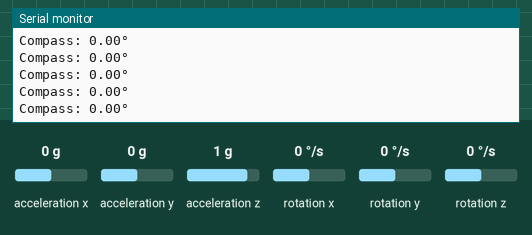
This sketch was run on a simulated ESP32. On the bench: the last lines printed to the serial monitor. The test bench sets the inputs (shaded band); at power-on: rotation z 0 °/s, acceleration x 0 g, acceleration y 0 g, acceleration z 1 g, rotation x 0 °/s, rotation y 0 °/s.

Above: at 4.2 s.
4.3 s: rotation z set to -100 °/s
At 4.57 s:
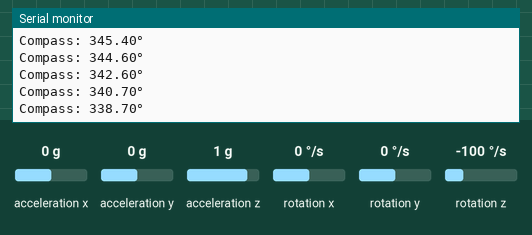
7.3 s: rotation z set to -192 °/s
At 7.35 s:
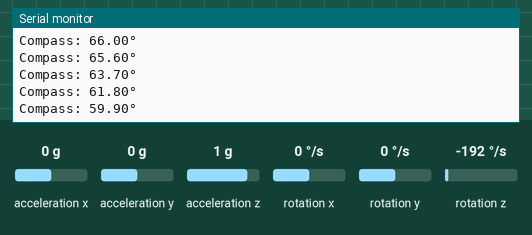
Timing chart, 0 to 10.3 s (numbered marks = the images above; inputs shaded):
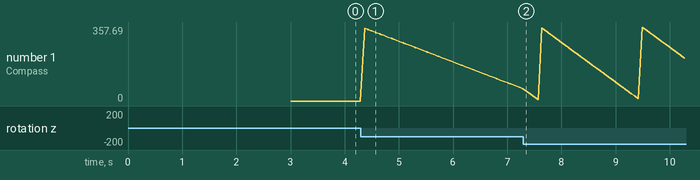

The sketch:

sender.ino
```cpp
#include "compass.h"
#include "heltec.h"

#define BAND    915E6
String rssi = "RSSI --";
String packSize = "--";
String packet ;
unsigned long tempo = millis();

void setup() {
  // put your setup code here, to run once:
  Serial.begin(9600);
  Heltec.begin(false, true, false, true, BAND);
  configureCompass();
  delay(2000);
}

void loop() {
  // put your main code here, to run repeatedly:
  loopCompass();
  printCompass();
  if((millis() - tempo) < 100){
    digitalWrite(LED, HIGH);
    LoRa.beginPacket();
    LoRa.setTxPower(14,RF_PACONFIG_PASELECT_PABOOST);
    LoRa.print(getYaw());
    LoRa.endPacket();
  }
  else
  {
    digitalWrite(LED, LOW);
  }
  if((millis() - tempo) > 200){
    tempo = millis();
  }
}
```

compass.h
```cpp
#ifndef COMPASS_H
#define COMPASS_H

#include <Wire.h>
#include <MPU6050_light.h>

MPU6050 mpu(Wire);
float yaw = 0;
int divider;
unsigned long timer = millis();

void calibrateCompass()
{
    mpu.calcOffsets(true, true);
}

void configureCompass()
{
    Wire.begin();
    mpu.begin();
    calibrateCompass();
}

float getYawrate(){return mpu.getAngleZ();}
float getYaw(){return yaw;}

void loopCompass()
{
  mpu.fetchData();
  unsigned long timer_new = millis();
  float dt = (timer_new - timer)*0.001;
  yaw += mpu.getGyroZ()*dt;
  timer = timer_new;

  //set interval 0 <= angle < 360
  if(yaw >= 360)
  {
    divider = yaw / 360;
    for(int i = 0; i < divider; i++)
        yaw = yaw - 360;
  }
  else if(yaw < 0)
  {
    divider = yaw / 360;
    yaw = yaw + 360;
    for(int i = 0; i < divider; i++)
        yaw = yaw + 360;
  }
}

void printCompass()
{
    Serial.print("Compass: ");
    Serial.print(yaw);
    Serial.println("°");
}

int getCompass()
{
    if(yaw >= 338 || yaw <= 22){return 1;}
    else if(yaw >= 23 && yaw <= 67){return 2;}
    else if(yaw >= 68 && yaw <= 112){return 3;}
    else if(yaw >= 113 && yaw <= 157){return 4;}
    else if(yaw >= 158 && yaw <= 202){return 5;}
    else if(yaw >= 203 && yaw <= 247){return 6;}
    else if(yaw >= 248 && yaw <= 292){return 7;}
    else if(yaw >=293 && yaw <= 337){return 8;}
    return 0;
}

#endif
```

Measured:
- after the input at 4.3 s, the serial monitor: prints a new line after 0.07 s (image 1)
- plotted number 1: 0 → 59.9 after the input at 4.3 s
